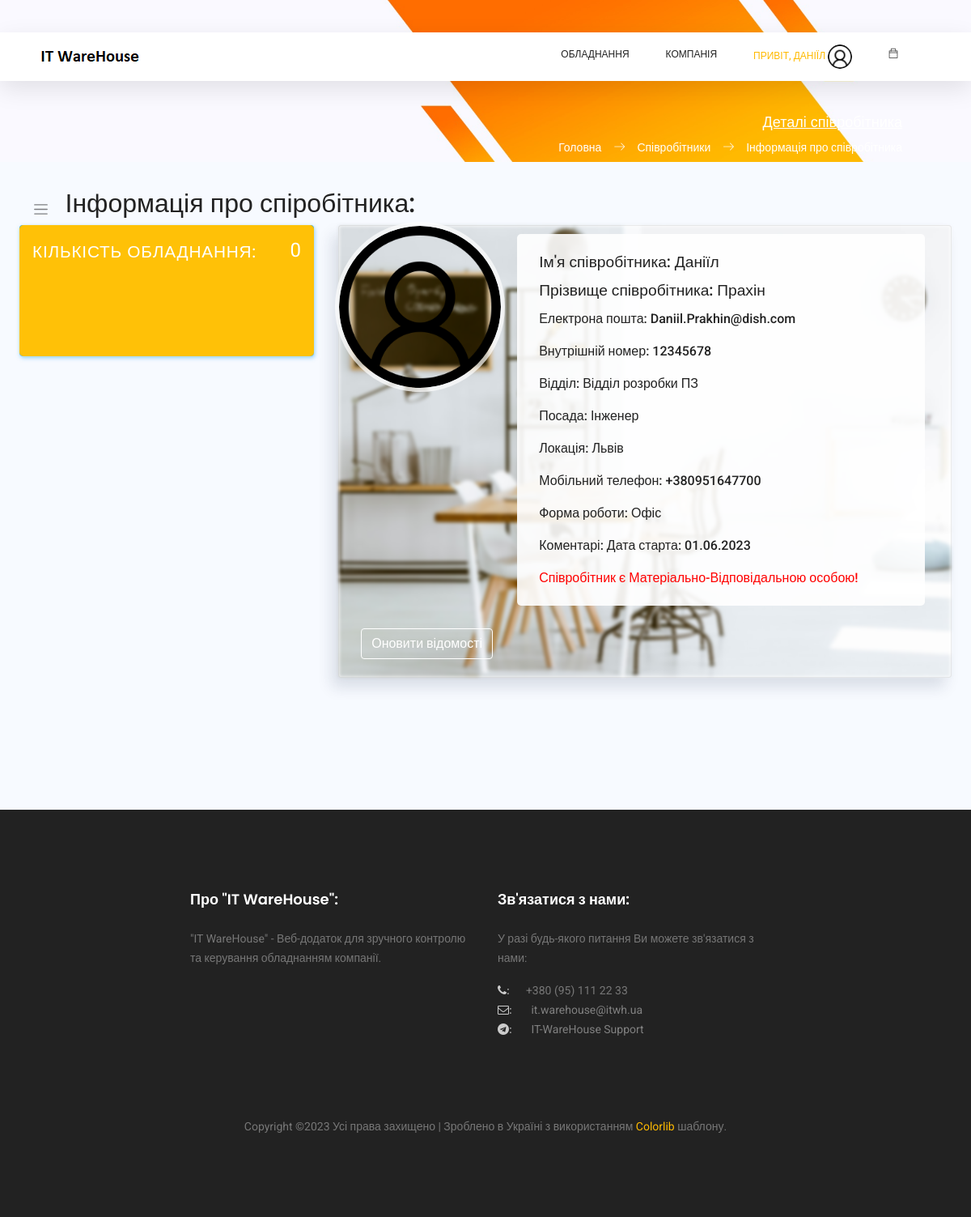
Before: /employees/details/4 (signed in) with the older database file.
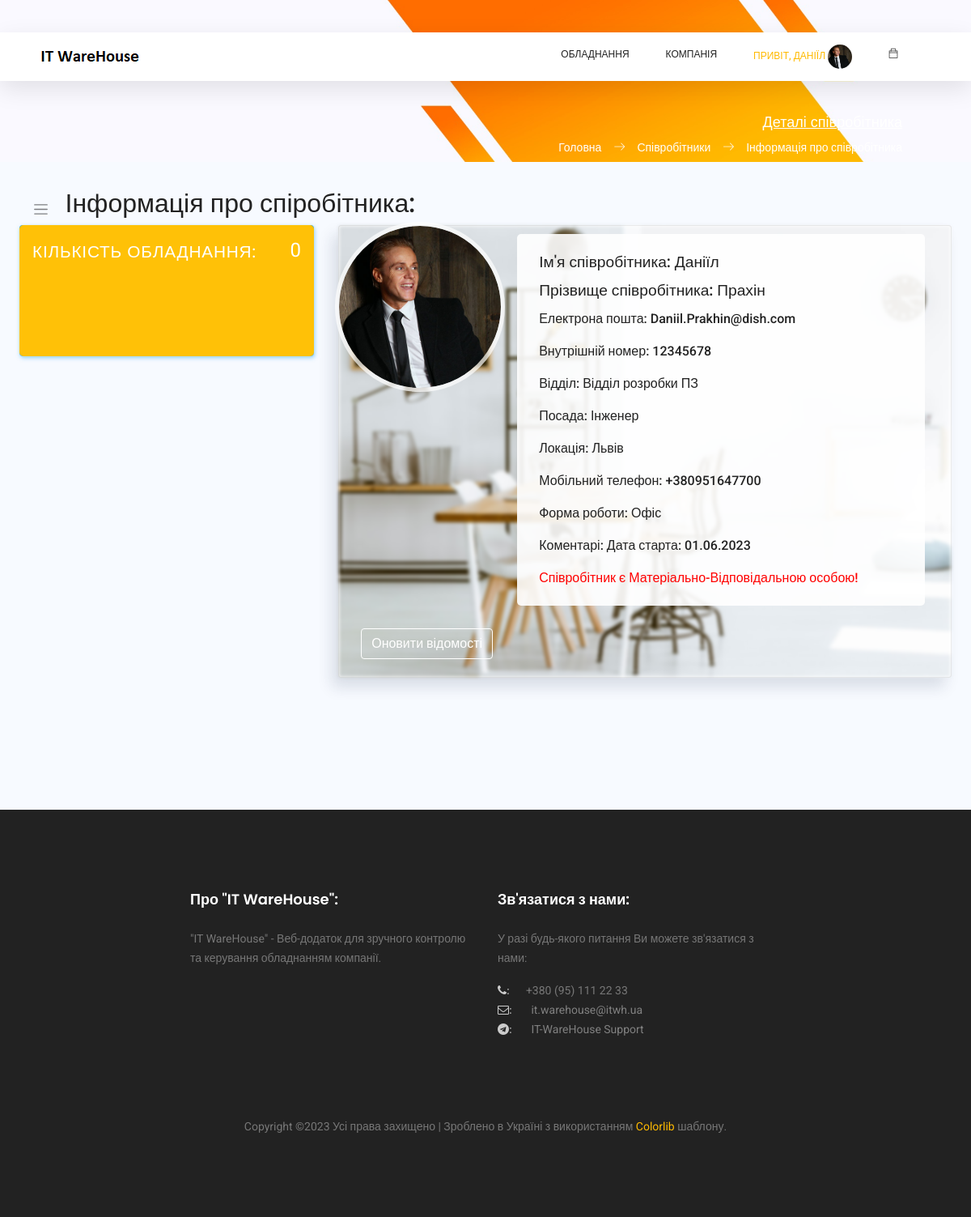
After: the same page with the newer database file.
### employees/models.py (models this page shows, shortened)
class Employees(models.Model):
    first_name = models.CharField(max_length=50, default='', verbose_name="Ім'я *")
    last_name = models.CharField(max_length=50, default='', verbose_name='Прізвище *')
    email = models.EmailField(max_length=75, unique=True, null=True, verbose_name='Електрона пошта *')
    eid = models.CharField(max_length=8, unique=True, null=True, verbose_name='Внутрішній номер *')
    department = models.ForeignKey(Departments, null=True, on_delete=models.SET_NULL, verbose_name='Назва відділу *')
    title = models.CharField(max_length=50, null=True, default='', verbose_name='Посада *')
    user_id = models.ForeignKey(NewUser, null=True, on_delete=models.SET_NULL, verbose_name='ID Користувача *')
    location = models.ForeignKey(Cities, null=True, on_delete=models.SET_NULL, blank=True, verbose_name='Назва міста')
    mobilephone = models.CharField(max_length=20, null=True, default='', blank=True, verbose_name='Мобільний телефон')
    status = models.ForeignKey(UserStatus, null=True, on_delete=models.SET_NULL, blank=True,
                               verbose_name='Форма роботи')
    photo = models.FileField(upload_to='photos/', null=True, default='photos/default_user.jpg', blank=True,
                             verbose_name='Фото')
    comments = models.TextField(max_length=300, null=True, default='', blank=True, verbose_name='Коментарі')

class Departments(models.Model):
    department = models.CharField(max_length=100, unique=True, verbose_name='Назва відділу')
    def __str__(self) -> str:
        return str(self.department)

class Cities(models.Model):
    city = models.CharField(max_length=100, unique=True, verbose_name='Назва міста')
    def __str__(self) -> str:
        return str(self.city)

class UserStatus(models.Model):
    ustatus = models.CharField(max_length=50, unique=True, verbose_name='Форма роботи')
    def __str__(self) -> str:
        return str(self.ustatus)

### employees/views.py (the view)
# urls.py: re_path(r'^details/(?P<emp_id>[0-9]+)$', emp_details, name='employee-details'),
@login_required
def emp_details(request, emp_id):
    context = {
        'page_title': 'Деталі співробітника',
        'app_name': 'Співробітники',
        'page_name': 'Інформація про співробітника'
    }
    user_admin = 0
    if request.user.groups.filter(name='Admins').exists():
        user_admin = 1
    if Employees.objects.filter(user_id=request.user.id).exists():
        employee_data = Employees.objects.get(user_id=request.user.id)
    else:
        employee_data = ''
    context['user_admin'] = user_admin
    employee_info = Employees.objects.get(id=emp_id)
    try:
        len(Devices.objects.filter(user_id=emp_id))
    except:
        devices_count = 0
    else:
        devices_count = len(Devices.objects.filter(user_id=emp_id))
    is_product_owner = 0
    if len(Company.objects.all()) > 0:
        for company in Company.objects.all():
            if company.product_owner is not None:
                if company.product_owner.id == int(emp_id):
                    is_product_owner = 1
    context['employee_info'] = employee_info
    context['devices_count'] = devices_count
    context['is_product_owner'] = is_product_owner
    context['employee_data'] = employee_data
    return render(request, 'employees/emp_details.html', context=context)

### templates/employees/emp_details.html (shortened to what the changed rows need)
{% extends '_layouts/base.html' %}
{% load static %}
{% block content %}
<div id="main" style="margin-left: 0; min-height: 800px;">
    <div class="main-content container-fluid">
        <section class="section">
            <div class="row mb-4">
                <div class="col-md-8">
                    {% if employee_info %}
                    <div class="card" >
                        <div class="card-content" style="min-width: 410px;">
                            <div class="row no-gutters">
                                <div class="col-md-12 col-lg-3" style="min-width: 220px;">
                                    <img class="card-img-top img-fluid" style="outline: 5px solid rgba(255,255,255,0.7); border-radius: 100px; width: 200px; height: 200px; object-fit: cover;" src="/media/{{ employee_info.photo }}" alt="Card image cap">
                                </div>
                                <div class="col-md-12 col-lg-8 relative-from" style="min-width: 400px;">
                                    <div style="flex-direction: column" class="card-body d-flex" >
                                        <h4 class="card-title">Ім'я співробітника: {{ employee_info.first_name }}</h4>
                                        <h3 class="card-title">Прізвище співробітника: {{ employee_info.last_name }}</h3>
                                        <p class="card-text info_add">
                                            Електрона пошта: {{ employee_info.email }}
                                        </p>
                                        <p class="card-text info_add">
                                            Внутрішній номер: {{ employee_info.eid }}
                                        </p>
                                        <p class="card-text info_add">
                                            Відділ: {{ employee_info.department }}
                                        </p>
                                        <p class="card-text info_add">
                                            Посада: {{ employee_info.title }}
                                        </p>
                                        <p class="card-text info_add">
                                            Локація: {{ employee_info.location }}
                                        </p>
                                        <p class="card-text info_add">
                                            Мобільний телефон: {{ employee_info.mobilephone }}
                                        </p>
                                        <p class="card-text info_add">
                                            Форма роботи: {{ employee_info.status }}
                                        </p>
                                        <p class="card-text info_add">
                                            Коментарі: {{ employee_info.comments }}
                                        </p>
                                        {% if is_product_owner == 1 %}
                                        <p class="card-text info_add" style="color: red">
                                            Співробітник є Матеріально-Відповідальною особою!
                                        </p>
                                        {% endif %}
                                    </div>
                                </div>
                                <div class="col-md-12">
                                    <div class="card-body d-flex" style="justify-content: space-between;">
                                        <a class="btn btn-outline-white" style="max-width: 220px; margin-top: 5px;" href="/employees/update/{{ employee_info.id }}">Оновити відомості</a>
                                    </div>
                                </div>
                            </div>
                        </div>
                    </div>
                    {% endif %}
                </div>
            </div>
        </section>
    </div>
</div>
{% endblock content %}

### templates/_layouts/header.html (shortened to what this page needs)
{% load static %}
<header class="header_area sticky-header">
	<div class="main_menu">
			<nav class="navbar navbar-expand-lg navbar-light main_box">
				<div class="container">
					<a class="navbar-brand logo_h" href="/">
						<img src="{% static 'static_f_1/img/logo.png' %}" alt="IT WareHouse Project Logo">
					</a>
					<div class="collapse navbar-collapse offset" id="navbarSupportedContent">
						<ul class="nav navbar-nav menu_nav ml-auto">
							{% if not user.is_authenticated %}
								<li class="nav-item"><a class="nav-link" href="/">Вхід до Системи</a></li>
							{% else %}
								<li class="nav-item submenu dropdown">
									<a href="#" class="nav-link dropdown-toggle" data-toggle="dropdown"
									   role="button" aria-haspopup="true" aria-expanded="false">Обладнання</a>
								</li>
								<li class="nav-item submenu dropdown">
									<a href="#" class="nav-link dropdown-toggle" data-toggle="dropdown" role="button"
									   aria-haspopup="true" aria-expanded="false">Компанія</a>
								</li>
								<li class="nav-item submenu dropdown active">
									<a href="#" class="nav-link dropdown-toggle" data-toggle="dropdown" role="button"
									   aria-haspopup="true" aria-expanded="false">
										<span>Привіт, {{ user.user_name }}</span>
										{% if employee_data.photo %}
										<span><span><img width="30px" height="30px" class="profile-img"
														 src="/media/{{ employee_data.photo }}" alt=""></span>
										</span>
										{% else %}
										<span><span><img width="30px" height="30px" class="profile-img"
													 src="/media/photos/default_user.jpg" alt=""></span>
										</span>
										{% endif %}
										</a>
								</li>
								<li class="nav-item submenu dropdown">
									<a href="#" class="nav-link dropdown-toggle">
										<span class="ti-bag"></span>
									</a>
								</li>
							{% endif %}
						</ul>
					</div>
				</div>
			</nav>
	</div>
</header>

Changed rows visible on the page:
changed Employees "Даніїл": photo: picture added in place of a placeholder
